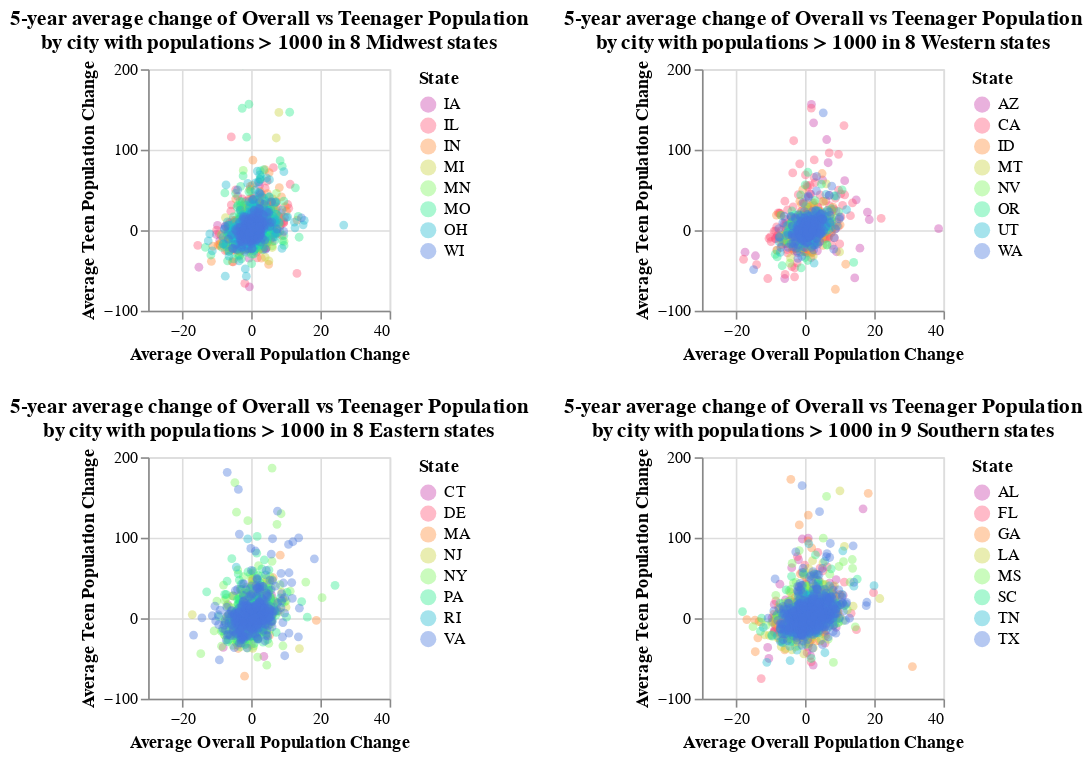

The notebook cell saved with this chart:
### Code cell
def state_groupby(data, state_list, levels, region, debug=False):
    data = data[(data['state'].isin(state_list))&(data['total_pop']>1000)].copy()
    datagrouped = data.groupby(['year', 'state', 'city'])['total_pop', 'teen_pop'].sum()
    if debug:
        print(datagrouped.head(1))
    datagrouped['teen_pop_change']= datagrouped.sort_values('year').groupby(levels)['teen_pop'].pct_change()*100
    datagrouped['overall_pop_change']= datagrouped.sort_values('year').groupby(levels)['total_pop'].pct_change()*100
    
    data_change = pd.pivot_table(datagrouped, index= levels, values = ['total_pop','overall_pop_change', 'teen_pop', 'teen_pop_change'], aggfunc=np.mean)
    data_change.reset_index(inplace= True)
    if debug:
        print(data_change.head(4))

    alt.data_transformers.disable_max_rows()
    base = alt.Chart(data_change).mark_point(
        size = 30, 
        filled=True, 
        opacity=0.4, 
        clip=True
        ).encode(
        x= alt.X('overall_pop_change:Q', scale=alt.Scale(zero=False, domain = [-30,40]), title='Average Overall Population Change'),
        y = alt.Y('teen_pop_change', scale=alt.Scale(zero=False, domain=(-100,200)), title='Average Teen Population Change'),
        color = alt.Color('state:N', title='State', scale = alt.Scale(scheme = 'rainbow')),
        tooltip = ['state',  'city', 'total_pop','teen_pop']
    ).properties(title = {'text': ['5-year average change of Overall vs Teenager Population',
                            'by city with populations > 1000 in {} {} states'.format(len(state_list), region)]},
                width = 150,
                height = 150
    ).interactive()
    return base


midwest = ['MI','OH','IL', 'IN','MN','WI', 'IA','MO']
south = ['TX','LA','GA','FL','SC','MS','SC','TN', 'AL']
west = ['CA','OR','WA','NV','AZ','ID','UT','MT']
east = ['NY','NJ','MA','RI','DE','VA','PA','CT']

midwest_1000ch = state_groupby(census, midwest, ['state', 'city'], 'Midwest')
south_1000ch = state_groupby(census, south, ['state', 'city'],'Southern')
west_1000ch = state_groupby(census, west, ['state', 'city'],'Western')
east_1000ch = state_groupby(census, east, ['state', 'city'],'Eastern')
upper = alt.hconcat(midwest_1000ch, west_1000ch).resolve_scale(color='independent')
lower = alt.hconcat(east_1000ch, south_1000ch).resolve_scale(color='independent')

upper & lower

### Figure 1 — Vega-Lite specification as saved in the notebook (floating-point values rounded to 4 significant figures; data arrays with more than 128 entries replaced by an {"elided": "..."} marker saying what was removed)
{"config": {"view": {"continuousWidth": 400, "continuousHeight": 300}}, "vconcat": [{"hconcat": [{"data": {"name": "data-18a41d680756d50a7899d1aafb87852e"}, "mark": {"type": "point", "clip": true, "filled": true, "opacity": 0.4, "size": 30}, "encoding": {"color": {"type": "nominal", "field": "state", "scale": {"scheme": "rainbow"}, "title": "State"}, "tooltip": [{"type": "nominal", "field": "state"}, {"type": "nominal", "field": "city"}, {"type": "quantitative", "field": "total_pop"}, {"type": "quantitative", "field": "teen_pop"}], "x": {"type": "quantitative", "field": "overall_pop_change", "scale": {"domain": [-30, 40], "zero": false}, "title": "Average Overall Population Change"}, "y": {"type": "quantitative", "field": "teen_pop_change", "scale": {"domain": [-100, 200], "zero": false}, "title": "Average Teen Population Change"}}, "height": 150, "selection": {"selector009": {"type": "interval", "bind": "scales", "encodings": ["x", "y"]}}, "title": {"text": ["5-year average change of Overall vs Teenager Population", "by city with populations > 1000 in 8 Midwest states"]}, "width": 150}, {"data": {"name": "data-d9b2d400e17e6be160a31e1ef6a4d41e"}, "mark": {"type": "point", "clip": true, "filled": true, "opacity": 0.4, "size": 30}, "encoding": {"color": {"type": "nominal", "field": "state", "scale": {"scheme": "rainbow"}, "title": "State"}, "tooltip": [{"type": "nominal", "field": "state"}, {"type": "nominal", "field": "city"}, {"type": "quantitative", "field": "total_pop"}, {"type": "quantitative", "field": "teen_pop"}], "x": {"type": "quantitative", "field": "overall_pop_change", "scale": {"domain": [-30, 40], "zero": false}, "title": "Average Overall Population Change"}, "y": {"type": "quantitative", "field": "teen_pop_change", "scale": {"domain": [-100, 200], "zero": false}, "title": "Average Teen Population Change"}}, "height": 150, "selection": {"selector011": {"type": "interval", "bind": "scales", "encodings": ["x", "y"]}}, "title": {"text": ["5-year average change of Overall vs Teenager Population", "by city with populations > 1000 in 8 Western states"]}, "width": 150}], "resolve": {"scale": {"color": "independent"}}}, {"hconcat": [{"data": {"name": "data-9b7de05514c999a1dbec47f9f10ab58f"}, "mark": {"type": "point", "clip": true, "filled": true, "opacity": 0.4, "size": 30}, "encoding": {"color": {"type": "nominal", "field": "state", "scale": {"scheme": "rainbow"}, "title": "State"}, "tooltip": [{"type": "nominal", "field": "state"}, {"type": "nominal", "field": "city"}, {"type": "quantitative", "field": "total_pop"}, {"type": "quantitative", "field": "teen_pop"}], "x": {"type": "quantitative", "field": "overall_pop_change", "scale": {"domain": [-30, 40], "zero": false}, "title": "Average Overall Population Change"}, "y": {"type": "quantitative", "field": "teen_pop_change", "scale": {"domain": [-100, 200], "zero": false}, "title": "Average Teen Population Change"}}, "height": 150, "selection": {"selector012": {"type": "interval", "bind": "scales", "encodings": ["x", "y"]}}, "title": {"text": ["5-year average change of Overall vs Teenager Population", "by city with populations > 1000 in 8 Eastern states"]}, "width": 150}, {"data": {"name": "data-be70595dd1ce6e2061ac9990cfc3b14d"}, "mark": {"type": "point", "clip": true, "filled": true, "opacity": 0.4, "size": 30}, "encoding": {"color": {"type": "nominal", "field": "state", "scale": {"scheme": "rainbow"}, "title": "State"}, "tooltip": [{"type": "nominal", "field": "state"}, {"type": "nominal", "field": "city"}, {"type": "quantitative", "field": "total_pop"}, {"type": "quantitative", "field": "teen_pop"}], "x": {"type": "quantitative", "field": "overall_pop_change", "scale": {"domain": [-30, 40], "zero": false}, "title": "Average Overall Population Change"}, "y": {"type": "quantitative", "field": "teen_pop_change", "scale": {"domain": [-100, 200], "zero": false}, "title": "Average Teen Population Change"}}, "height": 150, "selection": {"selector010": {"type": "interval", "bind": "scales", "encodings": ["x", "y"]}}, "title": {"text": ["5-year average change of Overall vs Teenager Population", "by city with populations > 1000 in 9 Southern states"]}, "width": 150}], "resolve": {"scale": {"color": "independent"}}}], "$schema": "https://vega.github.io/schema/vega-lite/v4.8.1.json", "datasets": {"data-18a41d680756d50a7899d1aafb87852e": {"elided": "4765 records"}, "data-d9b2d400e17e6be160a31e1ef6a4d41e": {"elided": "2019 records"}, "data-9b7de05514c999a1dbec47f9f10ab58f": {"elided": "3779 records"}, "data-be70595dd1ce6e2061ac9990cfc3b14d": {"elided": "3621 records"}}}
